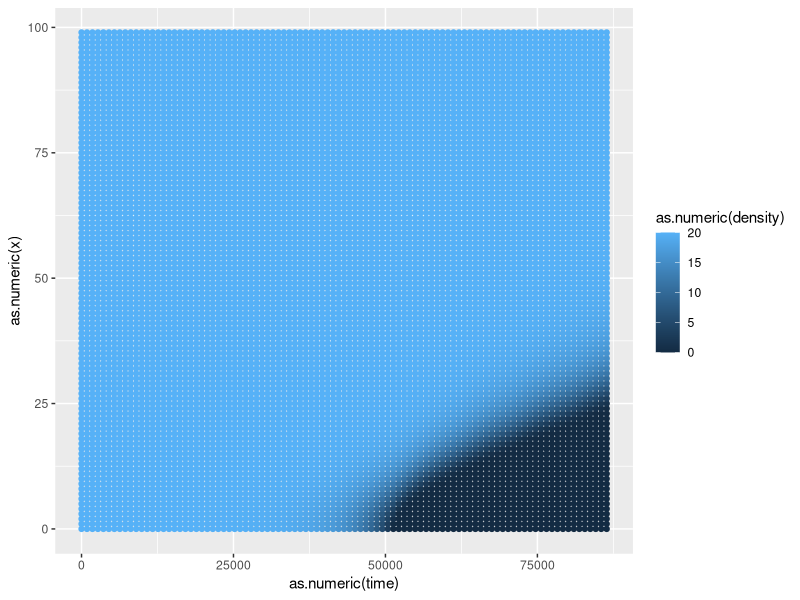
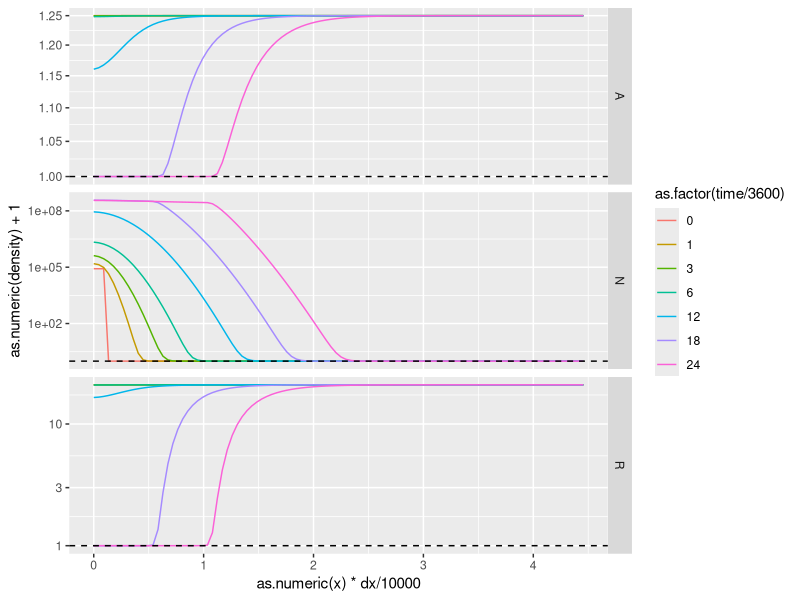

Source code (R) for these figures, in order:
library(deSolve)
library(ggplot2)

#Define function to calculate derivatives
derivs <- function(time, y, parms, nx, r_mid, r_end, dx, disp_dx) {
  with(as.list(parms), {
    N <- y[1:nx]
    P <- y[(nx+1):(2*nx)]
    R <- y[(2*nx+1):(3*nx)]
    A <- y[(3*nx+1):(4*nx)]
    
    #Adding this incredibly slows down the integration
    # N[N < 0] <- 0
    # P[P < 0] <- 0
    # R[R < 0] <- 0
    # A[A < 0] <- 0
    
    #Calculate diffusion & migration (zero gradient at boundaries)
    flux_N <- -diff(r_end * -D_N * diff(c(N[1], N, N[nx]))/disp_dx)/r_mid/dx -
      chi*N*diff(diff(c(A[1], A, A[nx]))/disp_dx)/r_mid/dx
    flux_P <- -diff(r_end * -D_P * diff(c(P[1], P, P[nx]))/disp_dx)/r_mid/dx
    flux_R <- -diff(r_end * -D_R * diff(c(R[1], R, R[nx]))/disp_dx)/r_mid/dx
    flux_A <- -diff(r_end * -D_A * diff(c(A[1], A, A[nx]))/disp_dx)/r_mid/dx
    
    #Calculate growth and death
    grow_N <- c_R*yield*R/(R+k_R)*N - i*N*P
    grow_P <- i*(b-1)*N*P
    
    #Calculate consumption
    cons_R <- c_R*R/(R+k_R)*N
    cons_A <- c_A*A/(A+k_A)*N
    
    #Change = diffusion&migration + growth&death + consumption
    dN <- flux_N + grow_N
    dP <- flux_P + grow_P
    dR <- flux_R - cons_R
    dA <- flux_A - cons_A
    
    return(list(c(dN, dP, dR, dA)))
  })
}
    
#Calculate physical dimensions
radius <- 45000                      #um
nx <- 100                            #concentric circles
dx <- radius/nx                      #thickness of each circle
r_mid <- seq(dx/2,by = dx,len = nx)  #distance from center to ea mid-layer
r_end <- seq(0,by = dx,len = nx+1)   #distance from center to end of each layer
disp_dx <- dx                        #dispersion distances

inoc_radius <- 1425

res_scale <- 1

#Define parameters
parms <- c(D_N = 50, D_P = 0, D_R = 800, D_A = 800,
           chi = 300,
           c_A = 4*10**-13, c_R = 2*10**-11,
           yield = 10**7,
           k_R = .05, k_A = .001,
           i = 0*10**-12, b = 0*50)
# parms <- c(D_N = 50*10**-12, D_P = 0, D_R = 800*10**-12, D_A = 8*10**-12,
#            chi = 300*10**-12,
#            c_A = 1.5, c_R = .6/.064,
#            yield = .064,
#            k_R = .05, k_A = .001,
#            i = 0*10**-12, b = 0*50)


#Define init conditions (NPRA)
y_init = matrix(c(
  rep(250000/round(1425/dx), round(1425/dx)), rep(0, nx-round(1425/dx)),
  rep(0, nx),
  rep(2000/nx, nx),
  rep(25/nx, nx)),
  ncol = 4)
# y_init = matrix(c(
#   rep(.029, round(inoc_radius/dx)), rep(0, nx-round(inoc_radius/dx)),
#   rep(0, nx),
#   res_scale*rep(40, nx),
#   res_scale*rep(0.1, nx)),
#   ncol = 4)

#Define times (in seconds)
times = seq(from = 0, to = 24*60*60, by = 1*60)
#to = 24*60*60, by = 5*60)

#Run model
yout <- ode.1D(y = y_init, times = times,
               func = derivs, parms = parms,
               nspec = 4, names = c("N", "P", "R", "A"),
               nx = nx, dx=dx, r_mid = r_mid, r_end = r_end, 
               disp_dx = disp_dx, maxsteps = 25000)
yout_df <- as.data.frame(yout)
yout_df <- yout_df[as.numeric(yout_df$time) %% (15*60) == 0, ]

#Reorganize
colnames(yout_df)[2:ncol(yout_df)] <- 
  c(paste(rep("N", nx), 0:(nx-1), sep = "_"), 
    paste(rep("P", nx), 0:(nx-1), sep = "_"),
    paste(rep("R", nx), 0:(nx-1), sep = "_"),
    paste(rep("A", nx), 0:(nx-1), sep = "_"))

yout_lng <- as.data.frame(tidyr::pivot_longer(yout_df, cols = -time,
                                              names_to = c("pop", "x"),
                                              names_sep = "_",
                                              values_to = "density"))


ggplot(data = yout_lng[yout_lng$pop == "R", ], 
       aes(x = as.numeric(time), 
           y = as.numeric(x), 
           color = as.numeric(density))) +
           #color = log10(as.numeric(ifelse(density>0, density, 0)+10)))) +
  #geom_contour_filled() +
  geom_point() +
  #geom_line(aes(group = x)) +
  #facet_grid(~pop) +
  #scale_color_continuous(name = "dens") +
  NULL

#Make contour plots
if (F) {
  n <- ggplot(data = yout_lng[yout_lng$pop == "N", ], 
              aes(x = as.numeric(time)/3600, 
                  y = as.numeric(x), 
                  z = log10(density+1))) +
    geom_contour_filled() +
    facet_grid(~pop)
  p <- ggplot(data = yout_lng[yout_lng$pop == "P", ], 
              aes(x = as.numeric(time)/3600, 
                  y = as.numeric(x), 
                  z = log10(density+1))) +
    geom_contour_filled() +
    facet_grid(~pop)
  r <- ggplot(data = yout_lng[yout_lng$pop == "R", ], 
              aes(x = as.numeric(time)/3600, 
                  y = as.numeric(x), 
                  z = log10(density+1))) +
    geom_contour_filled() +
    facet_grid(~pop) +
    NULL
  a <- ggplot(data = yout_lng[yout_lng$pop == "A", ], 
              aes(x = as.numeric(time)/3600, 
                  y = as.numeric(x), 
                  z = log10(density+1))) +
    geom_contour_filled() +
    facet_grid(~pop) +
    NULL
  
  tiff("model_plot.tiff", width = 10, height = 10, units = "in", res = 300)
  cowplot::plot_grid(n, p, r, a, nrow = 2)
  dev.off()
}

ggplot(data = yout_lng[yout_lng$time %in% c(60*60*c(0, 1, 3, 6, 12, 18, 24)) &
                         yout_lng$pop %in% c("R", "N", "A"), ],
       aes(x = as.numeric(x)*dx/10000, y = as.numeric(density)+1)) +
  facet_grid(pop ~ ., scales = "free") +
  geom_line(aes(color = as.factor(time/3600))) +
  scale_y_continuous(trans = "log10") +
  geom_hline(yintercept = 1, lty = 2) +
  NULL

if (F) {
  ggplot(data = yout_lng[yout_lng$x %in% c(0:3) &
                           yout_lng$pop %in% c("R", "N", "A"), ],
         aes(x = as.numeric(time), y = as.numeric(density))) +
    geom_line() +
    facet_grid(pop~x, scales = "free")
}
